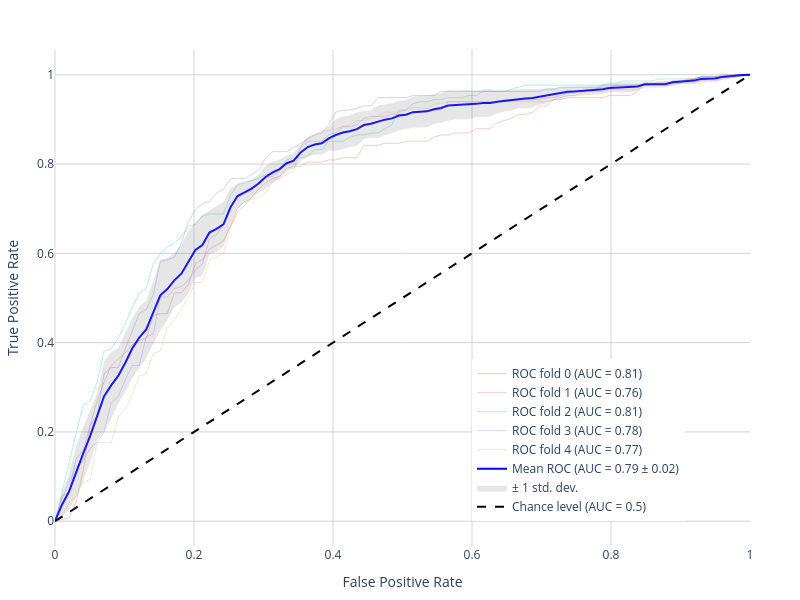

Notebook source saved alongside this figure:
### Code cell
true_labels = df[df['split'] == 'val']['csPC'].values
true_labels = [true_labels for _ in range(len(results_per_fold_der_val))]
fig, metrics = plot_mean_roc_cv(true_labels=true_labels, fold_probs=results_per_fold_der_val, title="BIMCV(Derivatives) - Mean ROC Curve with Variability",
                                 out_path="outputs/figures/results/AUC_ROC_BIMCV_derivatives.pdf", out_format="pdf")

# Get classification report at 0.5 threshold
reports_per_fold = []
for i, (y_true_f, probs_f) in enumerate(zip(true_labels, results_per_fold_der_val), start=1):
    pred_labels_f = (probs_f >= 0.5).astype(int)
    report_f = classification_report(y_true_f, pred_labels_f, target_names=['Non-csPC', 'csPC'])
    print(f"Fold {i} classification report:\n{report_f}\n")
    reports_per_fold.append(report_f)
